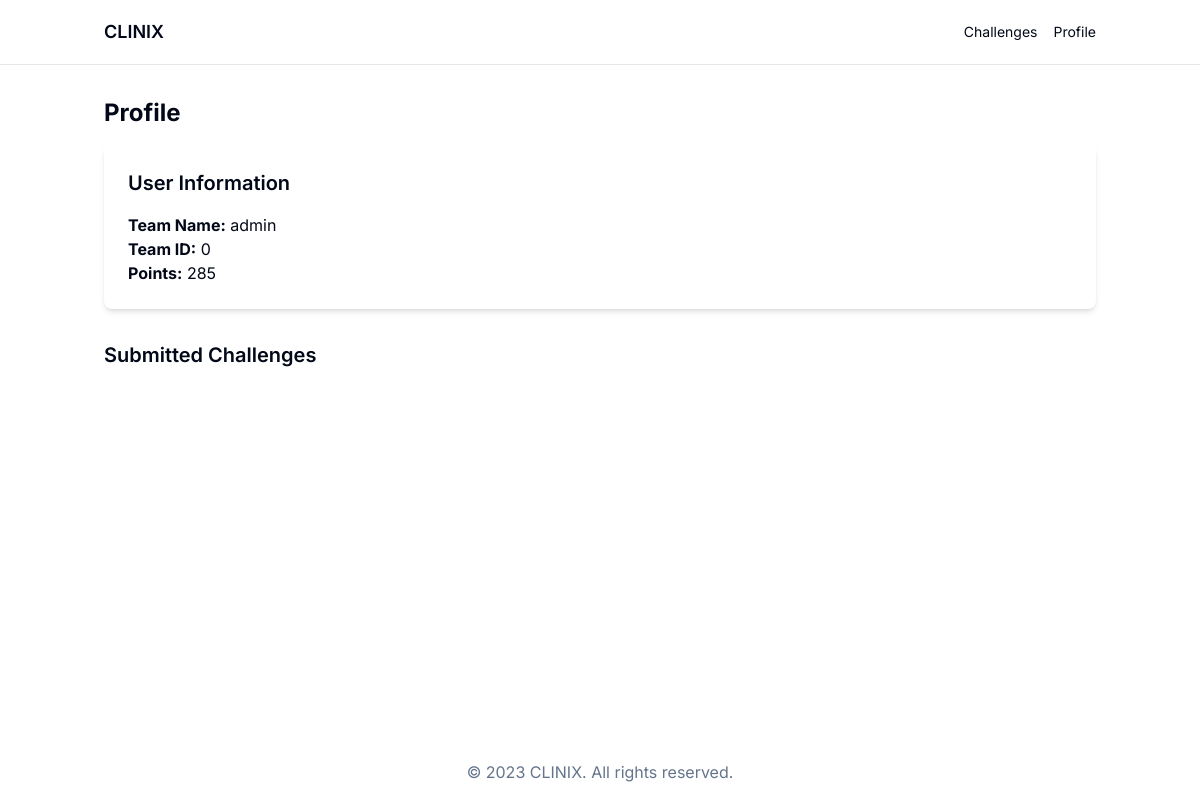
The page /profile/ (signed in) on the database its author committed.
### core/models.py (models this page shows)
class CustomUser(AbstractUser):
    teamname = models.CharField(max_length=255, unique=True)
    teamid = models.CharField(max_length=255)
    score = models.IntegerField(default=500)
    USERNAME_FIELD = 'teamname'
    REQUIRED_FIELDS = ['username']  # keep username to satisfy AbstractUser requirements

### core/views.py (the view)
# urls.py: path('profile/', views.profile, name='profile'),
@login_required
def profile(request):
    if request.user.is_authenticated:
        user = request.user
        submissions = Submission.objects.filter(user=user)
        return render(request, 'core/profile.html', {'user': user, 'submissions': submissions})
    else:
        return redirect('core:login')

### core/templates/core/profile.html (shortened to what this page needs)
<html lang="en">
<head>
  <script src="https://cdn.tailwindcss.com"></script>
</head>
<body class="bg-background text-foreground">
    <div class="flex min-h-screen flex-col">
        <header class="sticky top-0 z-50 w-full border-b bg-background">
        <div class="container mx-auto flex h-16 items-center justify-between px-4">
            <a href="/" class="text-lg font-semibold">CLINIX</a>
            <nav class="hidden md:flex space-x-4">
            <a href="/challenges" class="text-sm">Challenges</a>
            <a href="/profile" class="text-sm">Profile</a>
            </nav>
        </div>
        </header>
        <main class="flex-grow container mx-auto px-4 py-8">
            <h1 class="text-2xl font-bold mb-4">Profile</h1>
            <div class="bg-white shadow-md rounded-lg p-6">
                <h2 class="text-xl font-semibold mb-4">User Information</h2>
                <p><strong>Team Name:</strong> {{ request.user.teamname }}</p>
                <p><strong>Team ID:</strong> {{ request.user.teamid }}</p>
                <p><strong>Points:</strong> {{ request.user.score }}</p>
            </div>
            <h2 class="text-xl font-semibold mt-8 mb-4">Submitted Challenges</h2>
        </main>
        <footer class="bg-background text-muted-foreground py-4 text-center">
        &copy; 2023 CLINIX. All rights reserved.
        </footer>
</body>
</html>

### core/templates/core/profile.html (style rules this page uses)
body { font-family: 'Inter', sans-serif; }

### rows shown on the page
CustomUser: user.teamname "admin", user.teamid "0", user.score "285"
